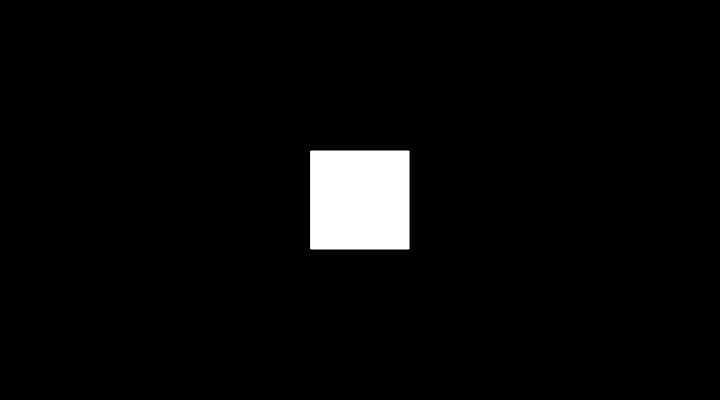
Frame 1 (no input)
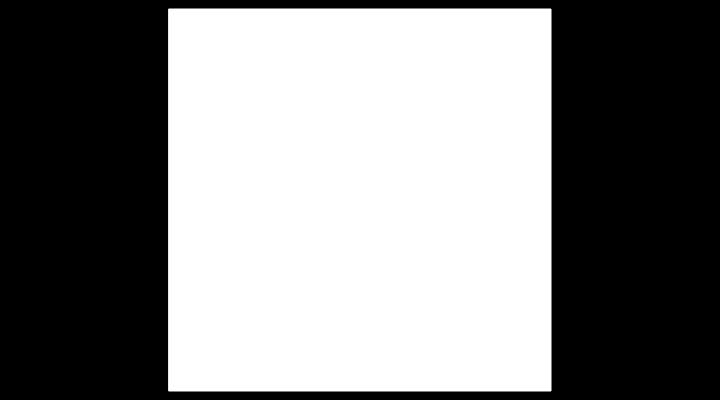
Frame 60 (no input)
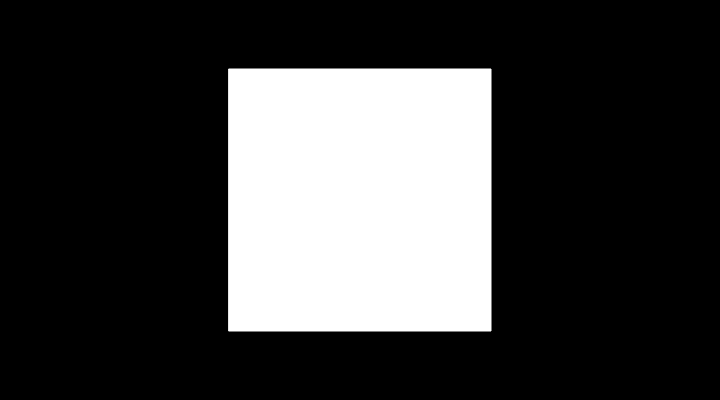
Frame 120 (the mouse pressed at the canvas centre since frame 60)

The p5.js sketch that drew these frames (run headless with seeded random() and noise() and a simulated clock; from frame 60 on, the mouse is pressed at the canvas centre):

// p5.js sketch
// ── sketch.js
var length = 100; // define a 'state' variable letting us know how big of a square to draw

// The statements in the setup() function execute a single time when the program begins
function setup() {
  createCanvas(720, 400); // createCanvas must be the first statement
  stroke(255); // Set line drawing color to white
  rectMode(CENTER); // the rect() command will draw from the center rather than the corner
  frameRate(60); // update the screen (by calling draw()) 60 times per second
}

// The statements in draw() are executed until the program is stopped.
// Each statement is executed in sequence until the function 'exits'.
// A fraction of a second later the function will start again, running from first line to last.
function draw() {
  // Set the background to black (and clear the screen in the process)
  background(0);

  // decrement the current length value
  length = length - 2;
  if (length < 0) {
    length = height;
  }

  // draw a square in the center of screen, using the 'length' variable to set its dimensions.
  // ('width' & 'height' are automatic variables based on our createCanvas args)
  rect(width/2, height/2, length, length);
}
